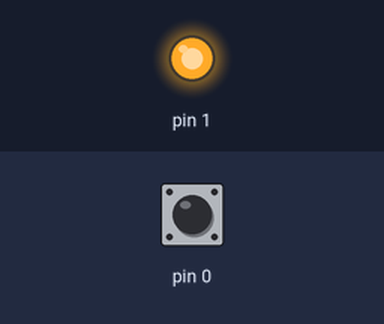
A sketch run on a simulated Arduino Uno, built for the host (arithmetic inside an expression is 32-bit, double 64-bit). Parts: output pins drawn as LEDs (lit = HIGH). The test bench sets the inputs (shaded band); at power-on: pin 0 HIGH.

Above: at 1.2 s.
1.3 s: pin 0 pulled LOW for 0.15 s
At 1.37 s:
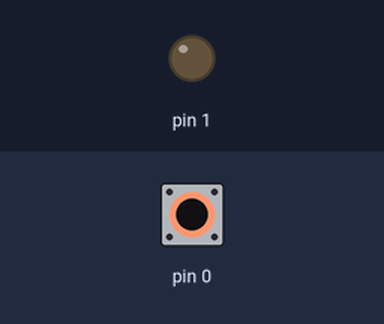
2.9 s: pin 0 pulled LOW for 3.2 s
At 6.4 s:
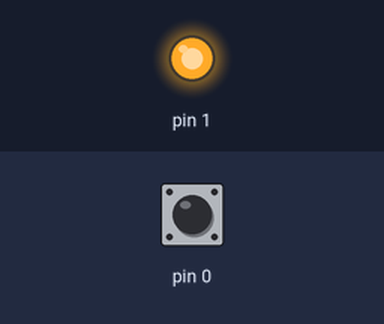
Timing chart, 0 to 7.9 s (numbered marks = the images above; inputs shaded):
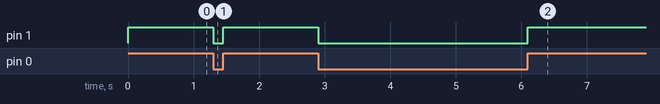

Measured:
- after the input at 1.3 s, pin 1: HIGH → LOW at once, → HIGH 0.15 s later
- after the input at 2.9 s, pin 1: HIGH → LOW at once, → HIGH 3.2 s later

The sketch:

vjezba3_arduino_primjer1_GPIO.ino
```cpp
/* Program  cita stanje tipkala spojenog na nozicu PA0 i
 * prikazuje stanje tipkala na svijetlecoj diodi spojenoj na PB1.
 */
// umjesto naziva PA0 i PB1 zelimo koristiti nazive BUTTON i LED
#define BUTTON PA0
#define LED PB1

// varijabla za pohranu stanja tipkala
int value = 0;

// funkcija setup() izvrsava se samo jednom na pocetku programa
void setup() {
  // inicijalizacija BUTTON nozice (PA0) kao ulazne na koju je spojeno tipkalo
  pinMode(BUTTON, INPUT_PULLUP);
  // inicijalizacija LED nozice (PB1) kao izlazne
  pinMode(LED, OUTPUT);
}

// funkcija loop() izvrsava se ciklicki
void loop() {
  // citanje stanja tipkala (LOW ili HIGH) i ispis na LED
  value = digitalRead(BUTTON);
  digitalWrite(LED, value);
}
```
